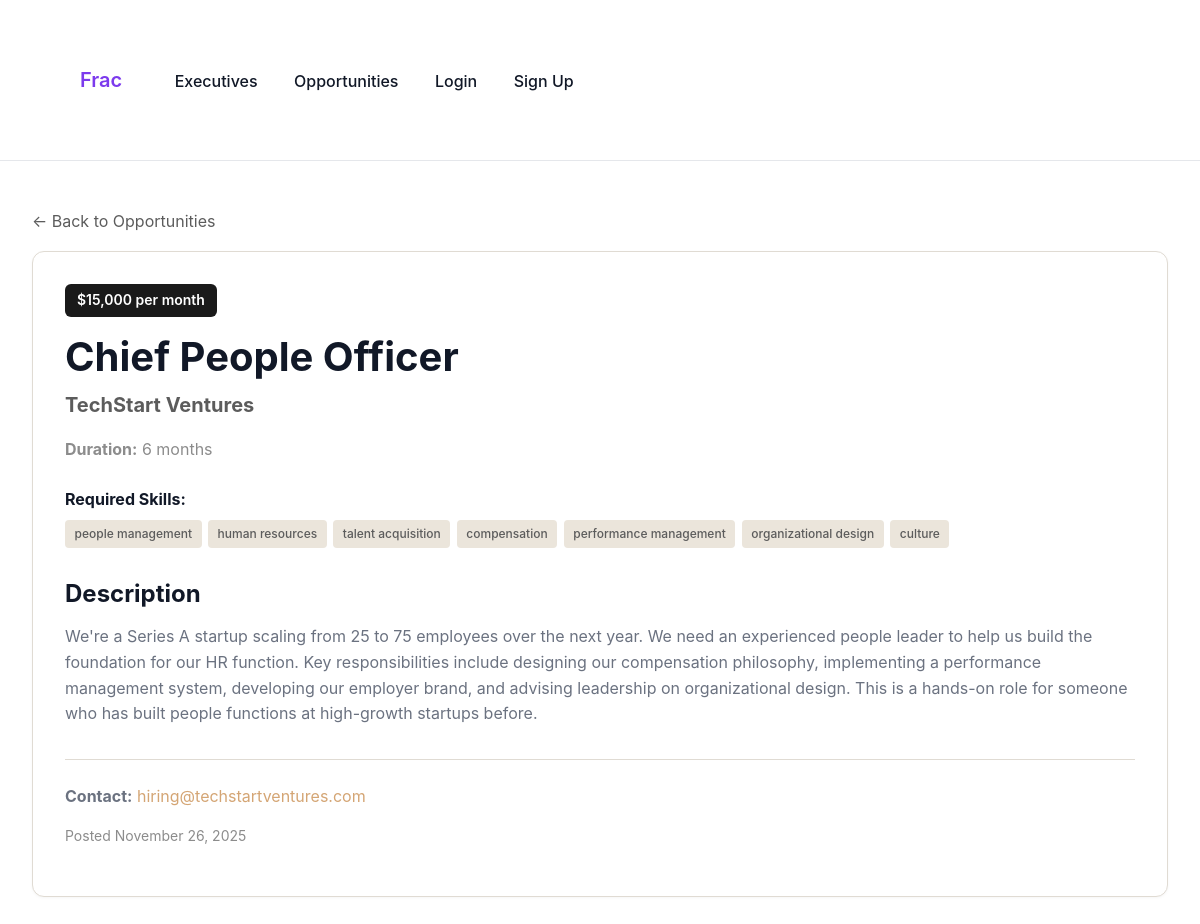
Screenshot of /opportunities/1/ with the database file from the repository.
### classifieds/models.py (models this page shows, shortened)
class Opportunity(models.Model):
    BUDGET_PERIOD_CHOICES = [
        ('hour', 'per hour'),
        ('day', 'per day'),
        ('week', 'per week'),
        ('month', 'per month'),
    ]
    DURATION_PERIOD_CHOICES = [
        ('days', 'days'),
        ('weeks', 'weeks'),
        ('months', 'months'),
    ]
    title = models.CharField(max_length=160)
    company = models.CharField(max_length=160)
    description = models.TextField()
    budget_amount = models.PositiveIntegerField(
        null=True,
        blank=True,
        help_text="Budget amount in USD"
    )
    budget_period = models.CharField(
        max_length=20,
        choices=BUDGET_PERIOD_CHOICES,
        default='month',
        blank=True
    )
    duration_amount = models.PositiveIntegerField(
        null=True,
        blank=True,
        help_text="Expected duration"
    )
    duration_period = models.CharField(
        max_length=20,
        choices=DURATION_PERIOD_CHOICES,
        default='months',
        blank=True
    )
    contact_email = models.EmailField()
    created_at = models.DateTimeField(auto_now_add=True)
    is_active = models.BooleanField(default=True)
    owner = models.ForeignKey(
        settings.AUTH_USER_MODEL,
        null=True,
        blank=True,
        on_delete=models.SET_NULL,
        related_name="opportunities"
    )
    required_skills_tags = models.CharField(
        max_length=500,
        blank=True,
        help_text="Comma-separated required skills (e.g., finance, strategy, fundraising)"
    )
    class Meta:
        verbose_name_plural = "Opportunities"
    def get_tags_list(self):
        if not self.required_skills_tags:
            return []
        return [tag.strip().lower() for tag in self.required_skills_tags.split(",") if tag.strip()]
    @property
    def budget_display(self):
        if self.budget_amount:
            period_display = dict(self.BUDGET_PERIOD_CHOICES).get(self.budget_period, self.budget_period)
            return f"${self.budget_amount:,} {period_display}"
        return None
    @property
    def duration_display(self):
        if self.duration_amount:
            return f"{self.duration_amount} {self.duration_period}"
        return None

### classifieds/views.py (the view, shortened to what this page needs)
# urls.py: path("<int:pk>/", views.opportunity_detail, name="opportunity_detail"),         # /opportunities/1/
def opportunity_detail(request, pk):
    opportunity = get_object_or_404(Opportunity, pk=pk)
    context = {
        'opportunity': opportunity,
        'matching_profiles': [],
    }
    return render(request, "classifieds/opportunity_detail.html", context)

### classifieds/templates/classifieds/opportunity_detail.html (shortened to what this page needs)
{% load static %}
<!DOCTYPE html>
<html>
<head>
    <link rel="stylesheet" href="{% static 'frac-app.css' %}?v=4">
</head>
<body>
    <nav>
        <div class="container">
            <a href="{% url 'home' %}" style="font-weight: 600; margin-right: 1rem;">Frac</a>
            <a href="{% url 'exec_list' %}">Executives</a>
            <a href="{% url 'opportunity_list' %}">Opportunities</a>
            {% if user.is_authenticated %}
                <a href="{% url 'dashboard' %}">Dashboard</a>
                <a href="{% url 'logout' %}">Logout</a>
            {% else %}
                <a href="{% url 'login' %}">Login</a>
                <a href="{% url 'signup' %}">Sign Up</a>
            {% endif %}
        </div>
    </nav>
    <div class="container">
        <div style="margin-bottom: 1rem;">
            <a href="{% url 'opportunity_list' %}" style="color: var(--text-secondary, #5c5c5c);">← Back to Opportunities</a>
        </div>
        <div style="background: var(--bg-card, white); border-radius: 12px; padding: 2rem; box-shadow: 0 1px 3px rgba(0,0,0,0.04); border: 1px solid var(--border-color, #e0dbd3);">
            {% if opportunity.budget_display %}
                <span style="display: inline-block; background: var(--text-primary, #1a1a1a); color: white; font-size: 0.875rem; font-weight: 600; padding: 0.35rem 0.75rem; border-radius: 6px; margin-bottom: 1rem;">
                    {{ opportunity.budget_display }}
                </span>
            {% endif %}
            <h1 style="margin-bottom: 0.5rem;">{{ opportunity.title }}</h1>
            <p style="font-size: 1.25rem; color: var(--text-secondary, #5c5c5c); margin-bottom: 1rem;"><strong>{{ opportunity.company }}</strong></p>
            {% if opportunity.duration_display %}
                <p style="color: var(--text-muted, #8c8c8c);"><strong>Duration:</strong> {{ opportunity.duration_display }}</p>
            {% endif %}
            {% if opportunity.required_skills_tags %}
                <div style="margin: 1.5rem 0;">
                    <strong>Required Skills:</strong>
                    <div class="tags-container">
                        {% for tag in opportunity.get_tags_list %}
                            <span class="tag-badge">{{ tag }}</span>
                        {% endfor %}
                    </div>
                </div>
            {% endif %}
            <div style="margin-top: 2rem;">
                <h3 style="margin-bottom: 1rem;">Description</h3>
                <p style="line-height: 1.8; color: var(--text-secondary, #5c5c5c);">{{ opportunity.description|linebreaks }}</p>
            </div>
            <div style="margin-top: 2rem; padding-top: 1.5rem; border-top: 1px solid var(--border-color, #e0dbd3);">
                <p><strong>Contact:</strong> <a href="mailto:{{ opportunity.contact_email }}" style="color: var(--accent-coral, #d4a574);">{{ opportunity.contact_email }}</a></p>
                <p style="color: var(--text-muted, #8c8c8c); font-size: 0.875rem; margin-top: 0.5rem;">Posted {{ opportunity.created_at|date:"F j, Y" }}</p>
            </div>
        </div>
    </div>
</body>
</html>

### classifieds/static/frac-app.css (style rules this page uses)
:root { --color-primary: #7c3aed; --color-primary-hover: #6d28d9; --color-primary-light: #a78bfa; --color-text: #111827; --color-text-secondary: #6b7280; --color-border: #e5e7eb; --color-bg: #ffffff; --color-bg-secondary: #f9fafb; --color-gray-button: #9ca3af; --color-gray-button-hover: #6b7280; --color-danger: #ef4444; --spacing-xs: 0.25rem; --spacing-sm: 0.5rem; --spacing-md: 1rem; --spacing-lg: 1.5rem; --spacing-xl: 2rem; --spacing-2xl: 3rem; --radius-sm: 4px; --radius-md: 6px; --radius-lg: 8px; --transition: all 0.2s ease; }
* { margin: 0; padding: 0; box-sizing: border-box; }
body { font-family: -apple-system, BlinkMacSystemFont, 'Segoe UI', 'Roboto', 'Oxygen', 'Ubuntu', 'Cantarell', 'Fira Sans', 'Droid Sans', 'Helvetica Neue', sans-serif; background-color: var(--color-bg); color: var(--color-text); line-height: 1.6; font-size: 16px; }
nav { background-color: var(--color-bg); border-bottom: 1px solid var(--color-border); padding: var(--spacing-md) var(--spacing-xl); position: sticky; top: 0; z-index: 100; }
nav a { text-decoration: none; color: var(--color-text); font-weight: 500; padding: var(--spacing-sm) var(--spacing-md); border-radius: var(--radius-md); transition: var(--transition); }
nav a:first-child { font-weight: 700; font-size: 1.25rem; color: var(--color-primary); }
h1, h2, h3, h4, h5, h6 { font-weight: 700; line-height: 1.2; color: var(--color-text); margin-bottom: var(--spacing-md); }
h1 { font-size: 2.5rem; }
h3 { font-size: 1.5rem; }
p { margin-bottom: var(--spacing-md); color: var(--color-text-secondary); }
a { color: var(--color-primary); text-decoration: none; transition: var(--transition); }
.container { max-width: 1200px; margin: 0 auto; padding: var(--spacing-2xl) var(--spacing-xl); }

### classifieds/templates/classifieds/opportunity_detail.html (style rules this page uses)
.tags-container { display: flex; flex-wrap: wrap; gap: 0.4rem; margin-top: 0.5rem; }
.tag-badge { display: inline-block; background: var(--bg-accent-tan, #ebe5db); color: var(--text-secondary, #5c5c5c); font-size: 0.75rem; font-weight: 500; padding: 0.25rem 0.6rem; border-radius: 4px; text-transform: lowercase; }

### rows the page displays
Opportunity: budget_display "$15,000 per month", title "Chief People Officer", company "TechStart Ventures", duration_display "6 months", description "We're a Series A startup scaling from 25 to 75 employees over the next year. We need an experienced people leader to help us build the foundation for our HR function. Key responsibilities include designing our compensation philosophy, implementing a performance management system, developing our employer brand, and advising leadership on organizational design. This is a hands-on role for someone who has built people functions at high-growth startups before.", contact_email "hiring@techstartventures.com", created_at "November 26, 2025"

### other values shown
{{ tag }} "people management" "human resources" "talent acquisition" "compensation" "performance management" "organizational design" "culture"
